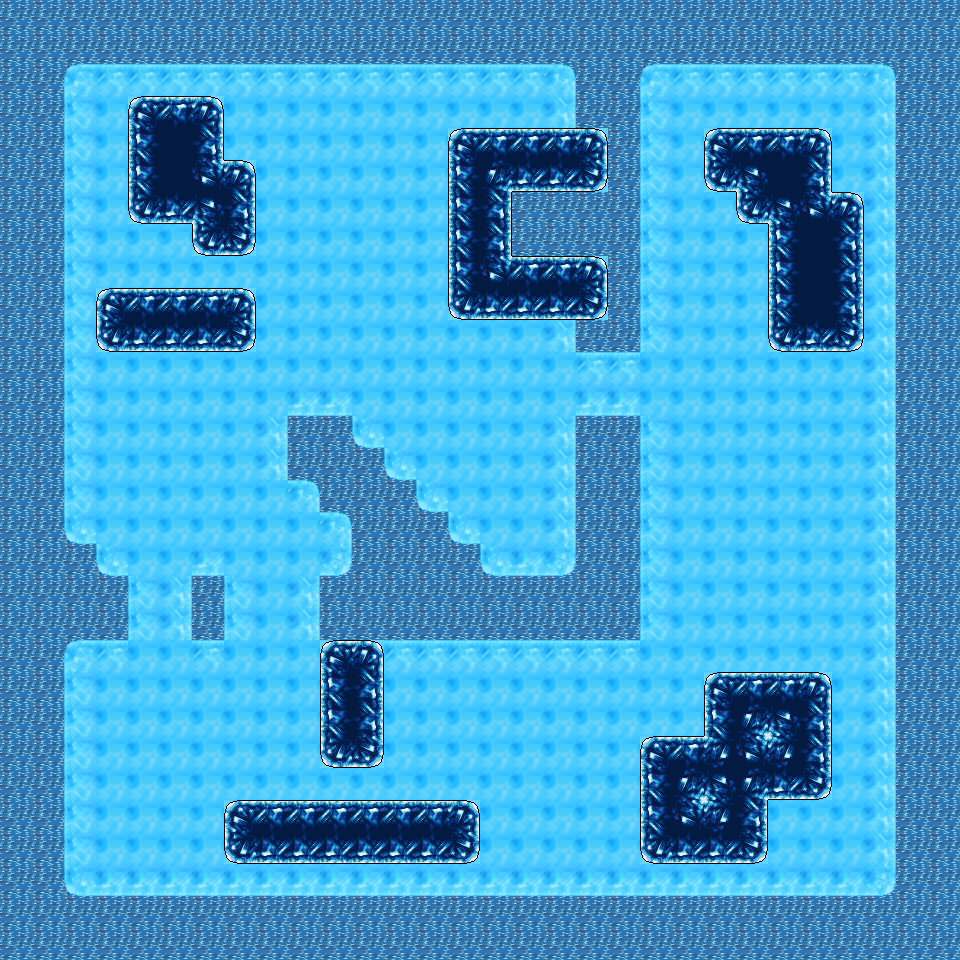

A level layout from a 2D game, rendered from its tile map. Below: a short description, then the map file with tile-grid data replaced by summaries:
An orthogonal 30x30 tile map with 32x32 px tiles, 1 tile layer (Calque de Tile 1).

<map version="1.0" orientation="orthogonal" width="30" height="30" tilewidth="32" tileheight="32">
 <tileset firstgid="1" name="Banquise" tilewidth="32" tileheight="32">
  <image source="../Images/TSbanquise.bmp" width="320" height="320" />
 </tileset>
 <layer name="Calque de Tile 1" width="30" height="30">
  <data>[900 cells, 900 non-empty, 23 distinct tile ids]</data>
 </layer>
</map>
